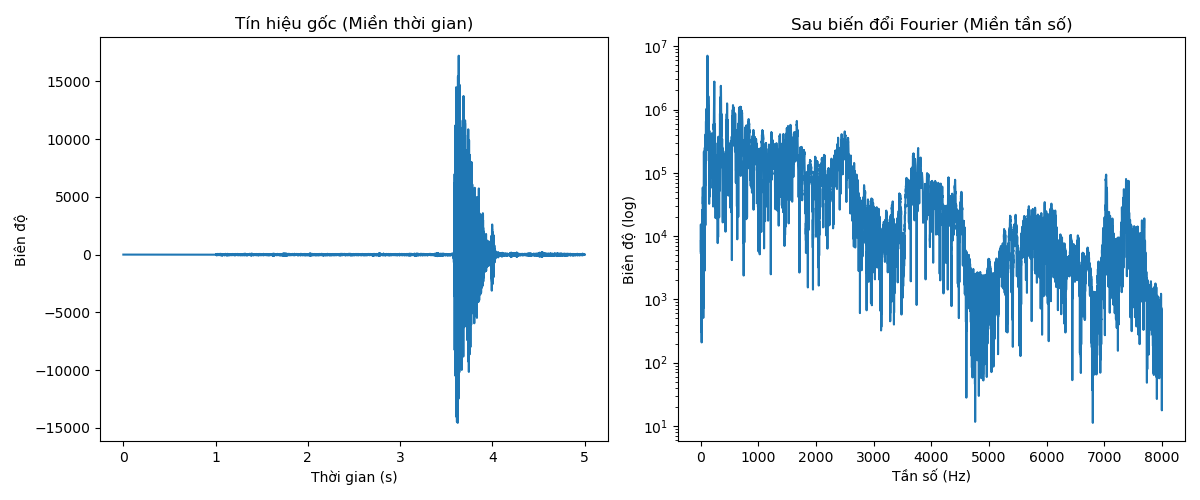

Reproduce this figure in Python.
import numpy as np
import matplotlib.pyplot as plt
import scipy.io.wavfile as wav

# Đọc file wav
fs, signal = wav.read("FastFourierTransform//first_recording.wav")

# Nếu stereo → lấy 1 kênh
if len(signal.shape) > 1:
    signal = signal[:,0]

# Chọn một đoạn tín hiệu (ví dụ 0.05 giây)
N = int(5 * fs)
segment = signal[:N]

# FFT
fft_result = np.fft.fft(segment)
freqs = np.fft.fftfreq(N, 1/fs)
half = N//2

fft_magnitude = np.abs(fft_result[:half])
freqs_half = freqs[:half]

# Vẽ so sánh
plt.figure(figsize=(12,5))

# Miền thời gian
time_axis = np.arange(N) / fs
plt.subplot(1,2,1)
plt.plot(time_axis, segment)
plt.title("Tín hiệu gốc (Miền thời gian)")
plt.xlabel("Thời gian (s)")
plt.ylabel("Biên độ")

# Miền tần số
plt.subplot(1,2,2)
plt.semilogy(freqs_half, fft_magnitude)  # log scale để dễ nhìn
plt.title("Sau biến đổi Fourier (Miền tần số)")
plt.xlabel("Tần số (Hz)")
plt.ylabel("Biên độ (log)")

plt.tight_layout()
plt.show()
